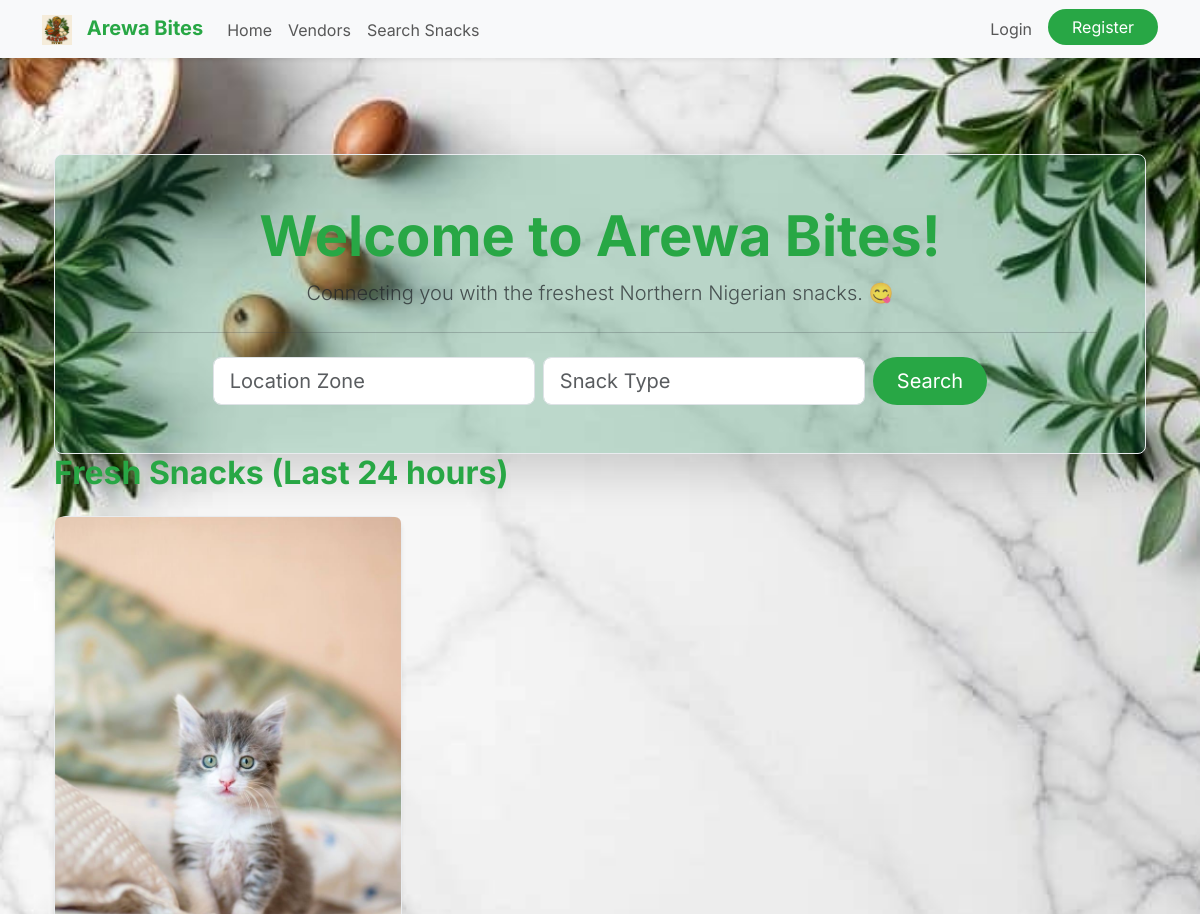
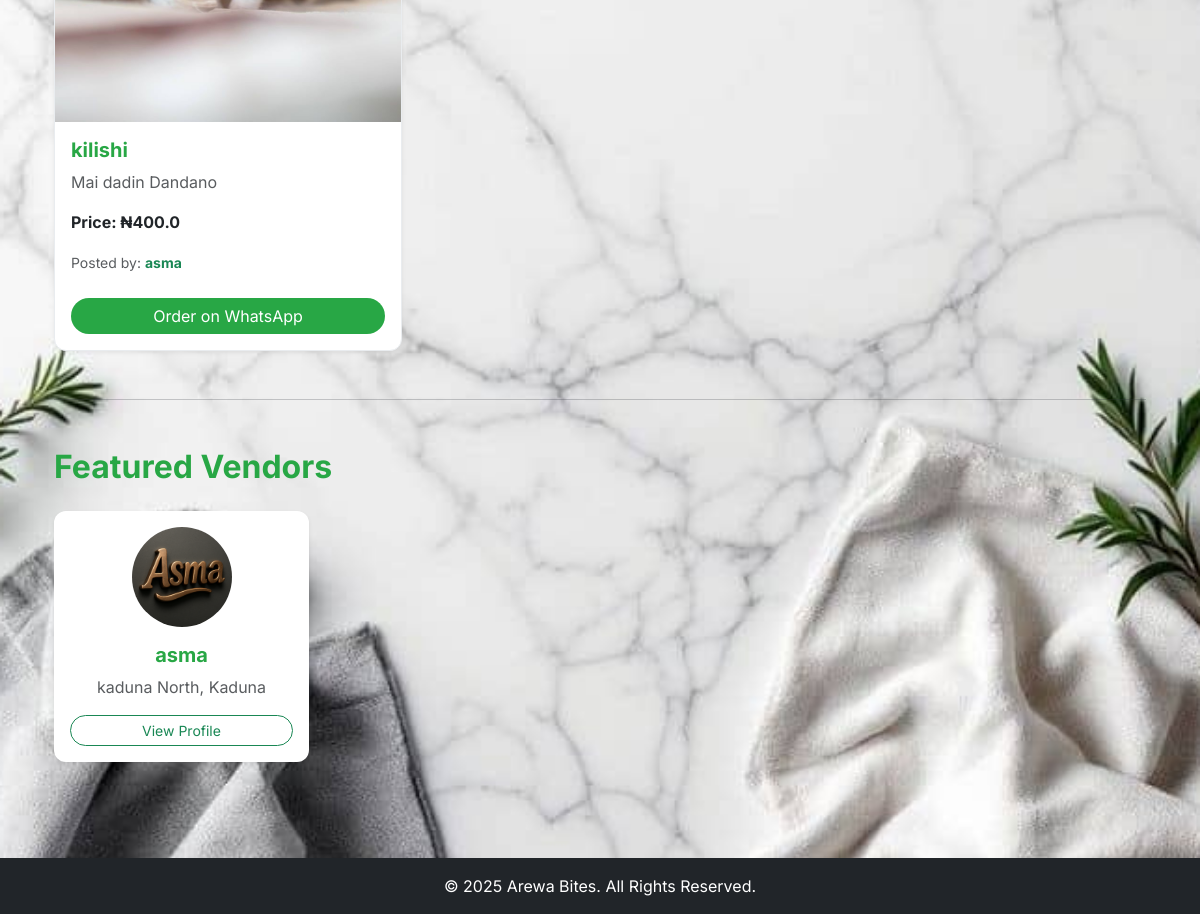
The page /home on the database its author committed (2 pictures, top to bottom).
### app/models.py (models this page shows, shortened)
class Snack(db.Model):
    id = db.Column(db.Integer, primary_key=True)
    name = db.Column(db.String(100), nullable=False)
    description = db.Column(db.Text, nullable=False)
    price = db.Column(db.Float, nullable=False)
    media_url = db.Column(db.String(200), nullable=False)
    media_type = db.Column(db.String(10), nullable=False)
    date_posted = db.Column(db.DateTime, nullable=False, default=datetime.utcnow)
    vendor_id = db.Column(db.Integer, db.ForeignKey('vendor.id'), nullable=False)
    reviews = db.relationship('Review', backref='snack', lazy=True, cascade="all, delete-orphan")

class Vendor(db.Model, UserMixin):
    id = db.Column(db.Integer, primary_key=True)
    business_name = db.Column(db.String(100), unique=True, nullable=False)
    contact_name = db.Column(db.String(100), nullable=False)
    whatsapp_number = db.Column(db.String(20), unique=True, nullable=False)
    location_zone = db.Column(db.String(100), nullable=False)
    state = db.Column(db.String(100), nullable=False)
    email = db.Column(db.String(120), unique=True, nullable=False)
    password = db.Column(db.String(200), nullable=False)
    logo_url = db.Column(db.String(200), nullable=False, default='logos/default.png')
    is_admin = db.Column(db.Boolean, default=False)
    is_verified = db.Column(db.Boolean, default=False)
    referral_code = db.Column(db.String(10), unique=True, nullable=False)
    referred_by = db.Column(db.Integer, db.ForeignKey('vendor.id'))
    snacks = db.relationship('Snack', backref='vendor', lazy=True, cascade="all, delete-orphan")
    referrals = db.relationship('Vendor', backref=db.backref('referrer', remote_side=[id]), lazy=True)

### app/routes.py (the view)
@main.route("/")
@main.route("/home")
def home():
    search_form = SearchForm()
    one_day_ago = datetime.utcnow() - timedelta(days=1)
    fresh_snacks = Snack.query.filter(Snack.date_posted > one_day_ago).order_by(Snack.date_posted.desc()).all()
    vendors = Vendor.query.order_by(Vendor.business_name).all()
    ads = Ad.query.filter_by(is_active=True).all()
    return render_template('home.html', snacks=fresh_snacks, vendors=vendors, search_form=search_form, ads=ads)

### app/forms.py
class SearchForm(FlaskForm):
    location_zone = StringField('Location Zone', validators=[Length(max=100)])
    snack_type = StringField('Snack Type', validators=[Length(max=100)])
    submit = SubmitField('Search')

### app/__init__.py (called while the page is built)
def create_app(config_class=Config):
    app = Flask(__name__)
    app.config.from_object(config_class)
    db.init_app(app)
    bcrypt.init_app(app)
    login_manager.init_app(app)
    csrf.init_app(app)
    migrate.init_app(app, db)
    socketio.init_app(app)
    @app.context_processor
    def inject_globals():
        current_vendor = None
        if 'vendor_id' in session:
            from app.models import Vendor
            current_vendor = db.session.get(Vendor, session.get('vendor_id'))
        return {
            'now': datetime.utcnow(),
            'current_vendor': current_vendor
        }
    from app.routes import main
    app.register_blueprint(main)
    return app

### app/templates/home.html (shortened to what this page needs)
{% extends "base.html" %}
{% block content %}
<div class="container my-5">
    <div class="p-5 text-center bg-success bg-opacity-25 rounded-3 shadow-lg arewa-card">
        <h1 class="display-4 arewa-text-green fw-bold">Welcome to Arewa Bites!</h1>
        <p class="lead text-muted">Connecting you with the freshest Northern Nigerian snacks. 😋</p>
        <hr class="my-4">
        <form class="d-flex justify-content-center flex-column flex-md-row" method="GET" action="{{ url_for('main.search_snacks') }}">
            <div class="mb-3 mb-md-0 me-md-2">
                {{ search_form.location_zone(class="form-control form-control-lg", placeholder="Location Zone") }}
            </div>
            <div class="mb-3 mb-md-0 me-md-2">
                {{ search_form.snack_type(class="form-control form-control-lg", placeholder="Snack Type") }}
            </div>
            {{ search_form.submit(class="btn btn-arewa-primary btn-lg rounded-pill") }}
        </form>
    </div>
    <div class="row">
        <div class="col-md-12">
            <h2 class="arewa-text-green mb-4 fw-bold">Fresh Snacks (Last 24 hours)</h2>
            {% if snacks %}
                <div class="row g-4">
                    {% for snack in snacks %}
                        <div class="col-md-4">
                            <div class="card arewa-card shadow-sm h-100">
                                {% if snack.media_type == 'image' %}
                                    <img src="{{ url_for('static', filename=snack.media_url) }}" class="card-img-top rounded-top" alt="{{ snack.name }}">
                                {% else %}
                                    <video src="{{ url_for('static', filename=snack.media_url) }}" class="card-img-top rounded-top" controls></video>
                                {% endif %}
                                <div class="card-body d-flex flex-column">
                                    <h5 class="card-title arewa-text-green fw-bold">{{ snack.name }}</h5>
                                    <p class="card-text text-muted flex-grow-1">{{ snack.description }}</p>
                                    <p class="card-text fw-bold">Price: ₦{{ snack.price | round(2) }}</p>
                                    <p class="card-text"><small class="text-muted">Posted by: <a href="{{ url_for('main.vendor_profile', vendor_id=snack.vendor.id) }}" class="text-success text-decoration-none fw-bold">{{ snack.vendor.business_name }}</a></small></p>
                                    <a href="https://wa.me/{{ snack.vendor.whatsapp_number }}?text=Hello, I'm interested in your {{ snack.name }}." class="btn btn-arewa-primary w-100 rounded-pill mt-2" target="_blank">Order on WhatsApp</a>
                                </div>
                            </div>
                        </div>
                    {% endfor %}
                </div>
            {% else %}
                <p>No new snacks have been posted in the last 24 hours. Check back soon! ⏳</p>
            {% endif %}
        </div>
    </div>
    <hr class="my-5">
    <div class="row">
        <div class="col-md-12">
            <h2 class="arewa-text-green mb-4 fw-bold">Featured Vendors</h2>
            <div class="row g-4">
                {% for vendor in vendors %}
                    <div class="col-md-3">
                        <div class="card arewa-card shadow-sm h-100 text-center border-0">
                            <a href="{{ url_for('main.vendor_profile', vendor_id=vendor.id) }}">
                                <img src="{{ url_for('static', filename=vendor.logo_url) }}" class="card-img-top img-fluid rounded-circle mt-3" alt="{{ vendor.business_name }}'s logo" style="width: 100px; height: 100px; object-fit: cover;">
                            </a>
                            <div class="card-body">
                                <h5 class="card-title arewa-text-green fw-bold">{{ vendor.business_name }}</h5>
                                <p class="card-text text-muted flex-grow-1">{{ vendor.location_zone }}, {{ vendor.state }}</p>
                                <a href="{{ url_for('main.vendor_profile', vendor_id=vendor.id) }}" class="btn btn-outline-success btn-sm w-100 rounded-pill mt-auto">View Profile</a>
                            </div>
                        </div>
                    </div>
                {% endfor %}
            </div>
        </div>
    </div>
</div>
{% endblock %}

### app/static/css/style.css (style rules this page uses)
body { background-color: #F8F9FA; background-image: url("../images/traditional_food_pattern.png"); background-repeat: no-repeat; background-position: center center; background-size: cover; background-attachment: fixed; color: #343A40; font-family: 'Inter', sans-serif; font-size: 1rem; line-height: 1.5; }
.arewa-text-green { color: #28A745 !important; }
.arewa-card { background-color: #FFFFFF; border: 1px solid #E9ECEF; border-radius: 12px; box-shadow: 0 8px 16px rgba(40, 167, 69, 0.15); }
.form-control, .btn, .badge { border-radius: 8px; }
.btn-arewa-primary { background-color: #28A745; color: white; border: none; }
h1.arewa-text-green { font-weight: bold; }
.rounded-pill { padding-left: 1.5rem; padding-right: 1.5rem; }

### rows shown on the page
Snack: media_url (picture), name "kilishi", description "Mai dadin Dandano", price "400.0", vendor.business_name "asma"
Vendor: logo_url (picture), business_name "asma", location_zone "kaduna North", state "Kaduna"
